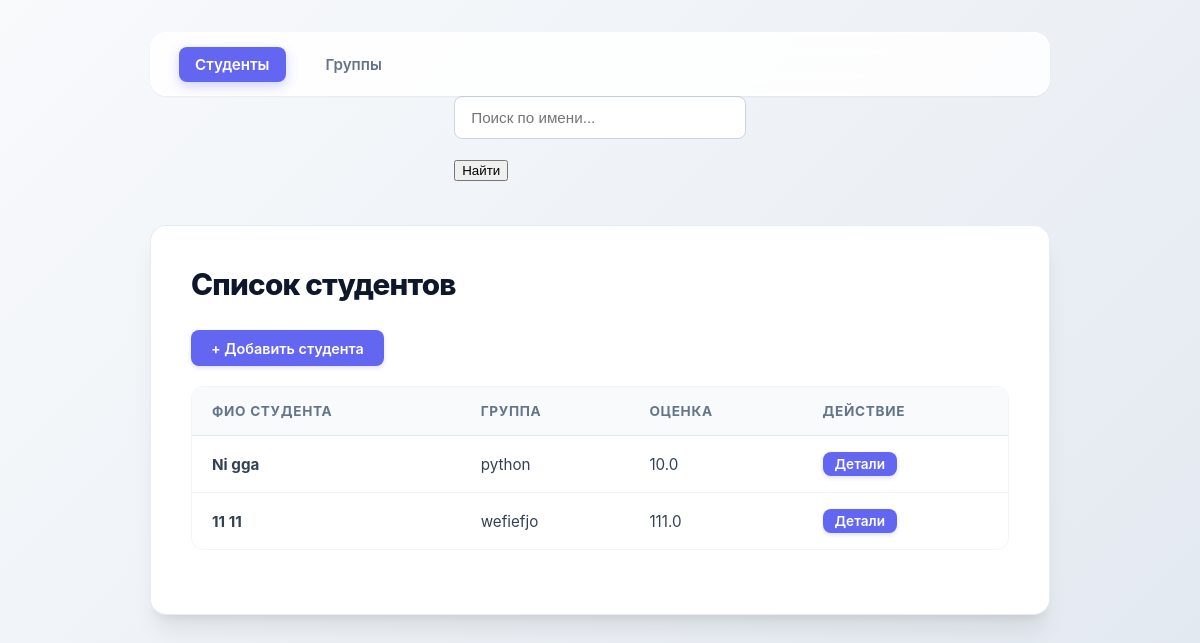
Before: / with the older database file.
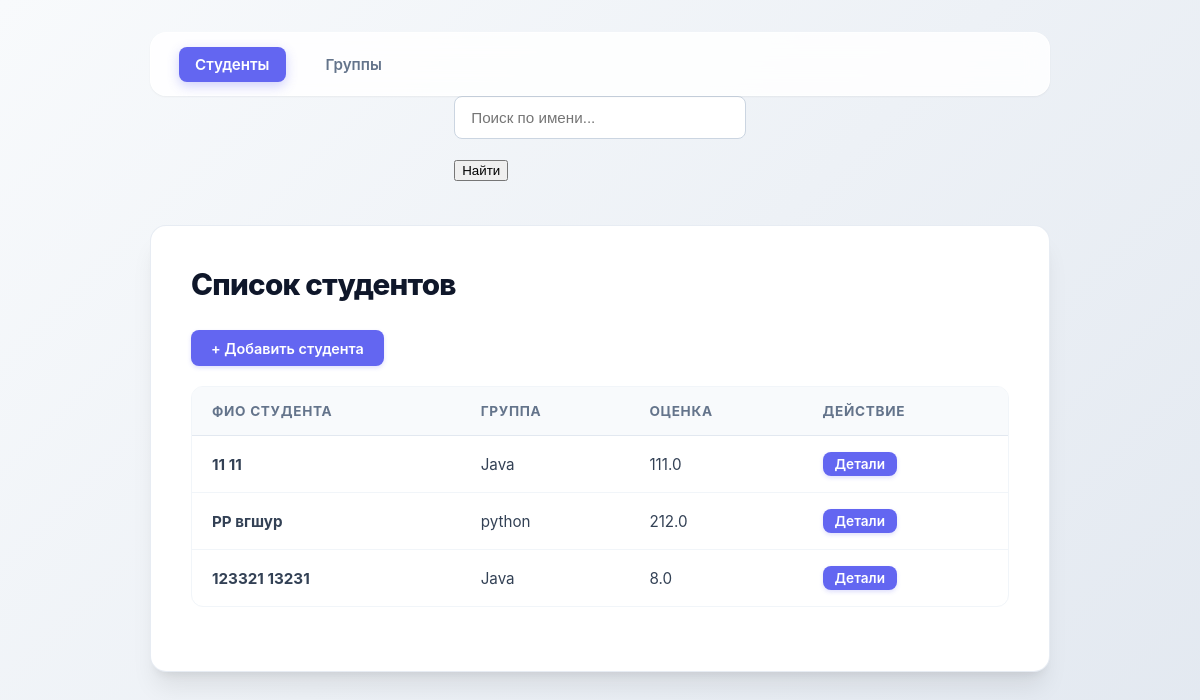
After: the same page with the newer database file.
### myapp/models.py (models this page shows, shortened)
class Student(models.Model):
    first_name = models.CharField( max_length=50)
    last_name = models.CharField( max_length=50)
    age = models.IntegerField()
    email = models.EmailField( max_length=254)
    phone = models.CharField( max_length=50)
    grade = models.FloatField()
    group = models.ForeignKey(Group,on_delete=models.CASCADE)

class Group(models.Model):
    name = models.CharField( max_length=50)
    room = models.CharField( max_length=50)
    start_date = models.DateField( auto_now_add=True)

### myapp/views.py (the view)
# urls.py: path('', student_list, name='student_list'),
def student_list(request):
    query = request.GET.get('q', '')
    if query:
        students = Student.objects.filter(first_name__icontains=query)
    else:
        students = Student.objects.all()
    return render(request, 'students/student_list.html', {'students': students, 'query': query})

### myapp/templates/students/student_list.html (shortened to what this page needs)
{% load static %}
<!DOCTYPE html>
<html lang="ru">
<head>
    <link rel="stylesheet" href="{% static 'css/style.css' %}">
</head>
<body>
    <nav class="navbar">
        <a href="{% url 'student_list' %}" class="active">Студенты</a>
        <a href="{% url 'group_list' %}">Группы</a>
    </nav>
    <div>
    <form method="get" style="margin-bottom: 20px;">
    <input type="text" name="q" value="{{ query }}" placeholder="Поиск по имени...">
    <button type="submit">Найти</button>
</form>
</div>
    <div class="container">
        <h1>Список студентов</h1>
        <a href="{% url 'student_create' %}" class="btn">+ Добавить студента</a>
        <table>
            <thead>
                <tr>
                    <th>ФИО студента</th>
                    <th>Группа</th>
                    <th>Оценка</th>
                    <th>Действие</th>
                </tr>
            </thead>
            <tbody>
                {% for student in students %}
                    <tr>
                        <td><strong>{{ student.first_name }} {{ student.last_name }}</strong></td>
                        <td>{{ student.group.name }}</td>
                        <td>{{ student.grade }}</td>
                        <td>
                            <a href="{% url 'student_detail' student.pk %}" class="btn" style="padding: 0.25rem 0.75rem; font-size: 0.85rem;">Детали</a>
                        </td>
                    </tr>
                {% empty %}
                    <tr>
                        <td colspan="4" style="text-align: center; color: #64748b;">Студентов пока нет</td>
                    </tr>
                {% endfor %}
            </tbody>
        </table>
    </div>
</body>
</html>

### static/css/style.css (style rules this page uses)
:root { --primary: #6366f1; --primary-hover: #4f46e5; --primary-light: rgba(99, 102, 241, 0.1); --danger: #f43f5e; --danger-hover: #e11d48; --danger-light: rgba(244, 63, 94, 0.1); --bg-gradient: linear-gradient(135deg, #f8fafc 0%, #e2e8f0 100%); --card-bg: #ffffff; --text-main: #0f172a; --text-muted: #64748b; --border: #f1f5f9; --border-focus: #cbd5e1; --radius-sm: 8px; --radius-md: 12px; --radius-lg: 16px; --shadow-sm: 0 1px 2px 0 rgb(0 0 0 / 0.05); --shadow-md: 0 10px 15px -3px rgb(0 0 0 / 0.05), 0 4px 6px -4px rgb(0 0 0 / 0.05); --shadow-lg: 0 20px 25px -5px rgb(0 0 0 / 0.08), 0 8px 10px -6px rgb(0 0 0 / 0.08); }
body { font-family: 'Inter', system-ui, -apple-system, BlinkMacSystemFont, "Segoe UI", Roboto, sans-serif; background: var(--bg-gradient); color: var(--text-main); min-height: 100vh; margin: 0; padding: 0; display: flex; flex-direction: column; align-items: center; }
.navbar { width: 100%; max-width: 900px; margin-top: 2rem; background: rgba(255, 255, 255, 0.85); backdrop-filter: blur(12px); -webkit-backdrop-filter: blur(12px); border: 1px solid rgba(255, 255, 255, 0.6); padding: 0.85rem 1.75rem; border-radius: var(--radius-lg); display: flex; gap: 1.5rem; align-items: center; box-shadow: var(--shadow-sm); box-sizing: border-box; }
.navbar a { text-decoration: none; color: var(--text-muted); font-weight: 600; font-size: 0.95rem; padding: 0.5rem 1rem; border-radius: var(--radius-sm); transition: all 0.25s ease; }
.navbar a.active { color: #ffffff; background: var(--primary); box-shadow: 0 4px 12px rgba(99, 102, 241, 0.3); }
.container { width: 100%; max-width: 900px; margin: 1.5rem auto 3rem auto; background: var(--card-bg); padding: 2.5rem; border-radius: var(--radius-lg); box-shadow: var(--shadow-lg); border: 1px solid rgba(226, 232, 240, 0.8); box-sizing: border-box; }
h1 { margin-top: 0; font-size: 1.85rem; font-weight: 800; letter-spacing: -0.025em; color: var(--text-main); margin-bottom: 1.75rem; }
.btn { display: inline-flex; align-items: center; justify-content: center; background: var(--primary); color: #ffffff; padding: 0.6rem 1.25rem; border-radius: var(--radius-sm); text-decoration: none; font-weight: 600; font-size: 0.9rem; border: none; cursor: pointer; transition: all 0.2s cubic-bezier(0.4, 0, 0.2, 1); box-shadow: 0 2px 4px rgba(99, 102, 241, 0.2); }
table { width: 100%; border-collapse: separate; border-spacing: 0; margin-top: 1.25rem; margin-bottom: 1.5rem; border-radius: var(--radius-md); overflow: hidden; border: 1px solid var(--border); }
th, td { padding: 1rem 1.25rem; text-align: left; }
th { background-color: #f8fafc; font-weight: 700; font-size: 0.85rem; text-transform: uppercase; letter-spacing: 0.05em; color: var(--text-muted); border-bottom: 1px solid #e2e8f0; }
td { border-bottom: 1px solid #f1f5f9; font-size: 0.95rem; color: #334155; }
tbody tr { transition: background-color 0.15s ease; }
tbody tr:last-child td { border-bottom: none; }
form input, form select { width: 100%; padding: 0.75rem 1rem; margin-bottom: 1.25rem; border: 1px solid #cbd5e1; border-radius: var(--radius-sm); box-sizing: border-box; font-size: 0.95rem; background-color: #ffffff; color: var(--text-main); transition: all 0.2s ease; }

Changed rows visible on the page:
removed Student: first_name "Ni", last_name "gga", group.name "python", grade "10.0"
changed through a linked row, Student (number 1 of 3 on the later page): group.name "wefiefjo" → "Java"
added Student: first_name "РР", last_name "вгшур", group.name "python", grade "212.0"
added Student: first_name "123321", last_name "13231", group.name "Java", grade "8.0"
